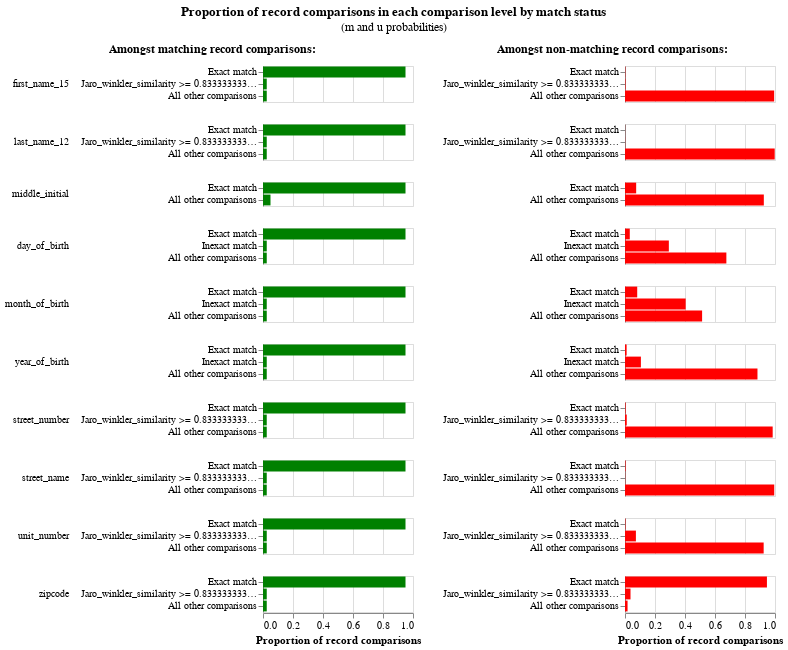

The cell this chart's notebook holds for it:
### Code cell
# Ignore the green bars on the left, these are the m probabilities that haven't been estimated yet
linker.m_u_parameters_chart()

### Figure 1 — Vega-Lite specification as saved in the notebook (floating-point values rounded to 4 significant figures)
{"config": {"view": {"continuousWidth": 300, "continuousHeight": 300, "discreteHeight": 300, "discreteWidth": 400}, "header": {"title": null}, "title": {"anchor": "middle", "offset": 10}}, "hconcat": [{"mark": "bar", "encoding": {"color": {"value": "green"}, "row": {"field": "comparison_name", "header": {"labelAlign": "left", "labelAnchor": "middle", "labelAngle": 0}, "sort": {"field": "comparison_sort_order"}, "type": "nominal"}, "tooltip": [{"field": "m_probability_description", "title": "m probability description", "type": "nominal"}, {"field": "comparison_name", "title": "Comparison column name", "type": "nominal"}, {"field": "label_for_charts", "title": "Label", "type": "ordinal"}, {"field": "sql_condition", "title": "SQL condition", "type": "nominal"}, {"field": "m_probability", "format": ".4p", "title": "m probability", "type": "quantitative"}, {"field": "u_probability", "format": ".4p", "title": "u probability", "type": "quantitative"}, {"field": "bayes_factor", "format": ",.4f", "title": "Bayes factor = m/u", "type": "quantitative"}, {"field": "log2_bayes_factor", "format": ",.4f", "title": "Match weight = log2(m/u)", "type": "quantitative"}], "x": {"axis": {"title": "Proportion of record comparisons"}, "field": "m_probability", "type": "quantitative"}, "y": {"axis": {"title": null}, "field": "label_for_charts", "sort": {"field": "comparison_vector_value", "order": "descending"}, "type": "nominal"}}, "height": {"step": 12}, "resolve": {"scale": {"y": "independent"}}, "title": {"text": "Amongst matching record comparisons:", "fontSize": 12, "fontWeight": "bold"}, "transform": [{"filter": "(datum.bayes_factor != 'no-op filter due to vega lite issue 4680')"}], "width": 150}, {"mark": "bar", "encoding": {"color": {"value": "red"}, "row": {"field": "comparison_name", "header": {"labels": false}, "sort": {"field": "comparison_sort_order"}, "type": "nominal"}, "tooltip": [{"field": "u_probability_description", "title": "u probability description", "type": "nominal"}, {"field": "comparison_name", "title": "Comparison column name", "type": "nominal"}, {"field": "label_for_charts", "title": "Label", "type": "ordinal"}, {"field": "sql_condition", "title": "SQL condition", "type": "nominal"}, {"field": "m_probability", "format": ".4p", "title": "m probability", "type": "quantitative"}, {"field": "u_probability", "format": ".4p", "title": "u probability", "type": "quantitative"}, {"field": "bayes_factor", "format": ",.4f", "title": "Bayes factor = m/u", "type": "quantitative"}, {"field": "log2_bayes_factor", "format": ",.4f", "title": "Match weight = log2(m/u)", "type": "quantitative"}], "x": {"axis": {"title": "Proportion of record comparisons"}, "field": "u_probability", "type": "quantitative"}, "y": {"axis": {"title": null}, "field": "label_for_charts", "sort": {"field": "comparison_vector_value", "order": "descending"}, "type": "nominal"}}, "height": {"step": 12}, "resolve": {"scale": {"y": "independent"}}, "title": {"text": "Amongst non-matching record comparisons:", "fontSize": 12, "fontWeight": "bold"}, "transform": [{"filter": "(datum.bayes_factor != 'no-op filter2 due to vega lite issue 4680')"}], "width": 150}], "data": {"name": "data-6dc4070b62bcbe0bf969187d342de266"}, "title": {"text": "Proportion of record comparisons in each comparison level by match status", "subtitle": "(m and u probabilities)"}, "$schema": "https://vega.github.io/schema/vega-lite/v5.9.3.json", "datasets": {"data-6dc4070b62bcbe0bf969187d342de266": [{"comparison_name": "first_name_15", "sql_condition": "\"first_name_15_l\" = \"first_name_15_r\"", "label_for_charts": "Exact match", "m_probability": 0.95, "u_probability": 0.002261, "m_probability_description": "Amongst matching record comparisons, 95.00% of records are in the exact match comparison level", "u_probability_description": "Amongst non-matching record comparisons, 0.23% of records are in the exact match comparison level", "has_tf_adjustments": false, "tf_adjustment_column": null, "tf_adjustment_weight": 1.0, "is_null_level": false, "bayes_factor": 420.1, "log2_bayes_factor": 8.715, "comparison_vector_value": 2, "max_comparison_vector_value": 2, "bayes_factor_description": "If comparison level is `exact match` then comparison is 420.13 times more likely to be a match", "probability_two_random_records_match": 1.302e-05, "comparison_sort_order": 0}, {"comparison_name": "first_name_15", "sql_condition": "jaro_winkler_similarity(\"first_name_15_l\", \"first_name_15_r\") >= 0.8333333333333334", "label_for_charts": "Jaro_winkler_similarity >= 0.8333333333333334", "m_probability": 0.025, "u_probability": 0.003358, "m_probability_description": "Amongst matching record comparisons, 2.50% of records are in the jaro_winkler_similarity >= 0.8333333333333334 comparison level", "u_probability_description": "Amongst non-matching record comparisons, 0.34% of records are in the jaro_winkler_similarity >= 0.8333333333333334 comparison level", "has_tf_adjustments": false, "tf_adjustment_column": null, "tf_adjustment_weight": 1.0, "is_null_level": false, "bayes_factor": 7.446, "log2_bayes_factor": 2.896, "comparison_vector_value": 1, "max_comparison_vector_value": 2, "bayes_factor_description": "If comparison level is `jaro_winkler_similarity >= 0.8333333333333334` then comparison is 7.45 times more likely to be a match", "probability_two_random_records_match": 1.302e-05, "comparison_sort_order": 0}, {"comparison_name": "first_name_15", "sql_condition": "ELSE", "label_for_charts": "All other comparisons", "m_probability": 0.025, "u_probability": 0.9944, "m_probability_description": "Amongst matching record comparisons, 2.50% of records are in the all other comparisons comparison level", "u_probability_description": "Amongst non-matching record comparisons, 99.44% of records are in the all other comparisons comparison level", "has_tf_adjustments": false, "tf_adjustment_column": null, "tf_adjustment_weight": 1.0, "is_null_level": false, "bayes_factor": 0.02514, "log2_bayes_factor": -5.314, "comparison_vector_value": 0, "max_comparison_vector_value": 2, "bayes_factor_description": "If comparison level is `all other comparisons` then comparison is  39.78 times less likely to be a match", "probability_two_random_records_match": 1.302e-05, "comparison_sort_order": 0}, {"comparison_name": "last_name_12", "sql_condition": "\"last_name_12_l\" = \"last_name_12_r\"", "label_for_charts": "Exact match", "m_probability": 0.95, "u_probability": 0.0007497, "m_probability_description": "Amongst matching record comparisons, 95.00% of records are in the exact match comparison level", "u_probability_description": "Amongst non-matching record comparisons, 0.07% of records are in the exact match comparison level", "has_tf_adjustments": false, "tf_adjustment_column": null, "tf_adjustment_weight": 1.0, "is_null_level": false, "bayes_factor": 1267.0, "log2_bayes_factor": 10.31, "comparison_vector_value": 2, "max_comparison_vector_value": 2, "bayes_factor_description": "If comparison level is `exact match` then comparison is 1,267.18 times more likely to be a match", "probability_two_random_records_match": 1.302e-05, "comparison_sort_order": 1}, {"comparison_name": "last_name_12", "sql_condition": "jaro_winkler_similarity(\"last_name_12_l\", \"last_name_12_r\") >= 0.8333333333333334", "label_for_charts": "Jaro_winkler_similarity >= 0.8333333333333334", "m_probability": 0.025, "u_probability": 0.001209, "m_probability_description": "Amongst matching record comparisons, 2.50% of records are in the jaro_winkler_similarity >= 0.8333333333333334 comparison level", "u_probability_description": "Amongst non-matching record comparisons, 0.12% of records are in the jaro_winkler_similarity >= 0.8333333333333334 comparison level", "has_tf_adjustments": false, "tf_adjustment_column": null, "tf_adjustment_weight": 1.0, "is_null_level": false, "bayes_factor": 20.68, "log2_bayes_factor": 4.37, "comparison_vector_value": 1, "max_comparison_vector_value": 2, "bayes_factor_description": "If comparison level is `jaro_winkler_similarity >= 0.8333333333333334` then comparison is 20.68 times more likely to be a match", "probability_two_random_records_match": 1.302e-05, "comparison_sort_order": 1}, {"comparison_name": "last_name_12", "sql_condition": "ELSE", "label_for_charts": "All other comparisons", "m_probability": 0.025, "u_probability": 0.998, "m_probability_description": "Amongst matching record comparisons, 2.50% of records are in the all other comparisons comparison level", "u_probability_description": "Amongst non-matching record comparisons, 99.80% of records are in the all other comparisons comparison level", "has_tf_adjustments": false, "tf_adjustment_column": null, "tf_adjustment_weight": 1.0, "is_null_level": false, "bayes_factor": 0.02505, "log2_bayes_factor": -5.319, "comparison_vector_value": 0, "max_comparison_vector_value": 2, "bayes_factor_description": "If comparison level is `all other comparisons` then comparison is  39.92 times less likely to be a match", "probability_two_random_records_match": 1.302e-05, "comparison_sort_order": 1}, {"comparison_name": "middle_initial", "sql_condition": "\"middle_initial_l\" = \"middle_initial_r\"", "label_for_charts": "Exact match", "m_probability": 0.95, "u_probability": 0.07447, "m_probability_description": "Amongst matching record comparisons, 95.00% of records are in the exact match comparison level", "u_probability_description": "Amongst non-matching record comparisons, 7.45% of records are in the exact match comparison level", "has_tf_adjustments": false, "tf_adjustment_column": null, "tf_adjustment_weight": 1.0, "is_null_level": false, "bayes_factor": 12.76, "log2_bayes_factor": 3.673, "comparison_vector_value": 1, "max_comparison_vector_value": 1, "bayes_factor_description": "If comparison level is `exact match` then comparison is 12.76 times more likely to be a match", "probability_two_random_records_match": 1.302e-05, "comparison_sort_order": 2}, {"comparison_name": "middle_initial", "sql_condition": "ELSE", "label_for_charts": "All other comparisons", "m_probability": 0.05, "u_probability": 0.9255, "m_probability_description": "Amongst matching record comparisons, 5.00% of records are in the all other comparisons comparison level", "u_probability_description": "Amongst non-matching record comparisons, 92.55% of records are in the all other comparisons comparison level", "has_tf_adjustments": false, "tf_adjustment_column": null, "tf_adjustment_weight": 1.0, "is_null_level": false, "bayes_factor": 0.05402, "log2_bayes_factor": -4.21, "comparison_vector_value": 0, "max_comparison_vector_value": 1, "bayes_factor_description": "If comparison level is `all other comparisons` then comparison is  18.51 times less likely to be a match", "probability_two_random_records_match": 1.302e-05, "comparison_sort_order": 2}, {"comparison_name": "day_of_birth", "sql_condition": "\"day_of_birth_l\" = \"day_of_birth_r\"", "label_for_charts": "Exact match", "m_probability": 0.95, "u_probability": 0.03189, "m_probability_description": "Amongst matching record comparisons, 95.00% of records are in the exact match comparison level", "u_probability_description": "Amongst non-matching record comparisons, 3.19% of records are in the exact match comparison level", "has_tf_adjustments": false, "tf_adjustment_column": null, "tf_adjustment_weight": 1.0, "is_null_level": false, "bayes_factor": 29.79, "log2_bayes_factor": 4.897, "comparison_vector_value": 2, "max_comparison_vector_value": 2, "bayes_factor_description": "If comparison level is `exact match` then comparison is 29.79 times more likely to be a match", "probability_two_random_records_match": 1.302e-05, "comparison_sort_order": 3}, {"comparison_name": "day_of_birth", "sql_condition": "abs(day_of_birth_l - day_of_birth_r) <= 5", "label_for_charts": "Inexact match", "m_probability": 0.025, "u_probability": 0.2923, "m_probability_description": "Amongst matching record comparisons, 2.50% of records are in the inexact match comparison level", "u_probability_description": "Amongst non-matching record comparisons, 29.23% of records are in the inexact match comparison level", "has_tf_adjustments": false, "tf_adjustment_column": null, "tf_adjustment_weight": 1.0, "is_null_level": false, "bayes_factor": 0.08553, "log2_bayes_factor": -3.547, "comparison_vector_value": 1, "max_comparison_vector_value": 2, "bayes_factor_description": "If comparison level is `inexact match` then comparison is  11.69 times less likely to be a match", "probability_two_random_records_match": 1.302e-05, "comparison_sort_order": 3}, {"comparison_name": "day_of_birth", "sql_condition": "ELSE", "label_for_charts": "All other comparisons", "m_probability": 0.025, "u_probability": 0.6758, "m_probability_description": "Amongst matching record comparisons, 2.50% of records are in the all other comparisons comparison level", "u_probability_description": "Amongst non-matching record comparisons, 67.58% of records are in the all other comparisons comparison level", "has_tf_adjustments": false, "tf_adjustment_column": null, "tf_adjustment_weight": 1.0, "is_null_level": false, "bayes_factor": 0.03699, "log2_bayes_factor": -4.757, "comparison_vector_value": 0, "max_comparison_vector_value": 2, "bayes_factor_description": "If comparison level is `all other comparisons` then comparison is  27.03 times less likely to be a match", "probability_two_random_records_match": 1.302e-05, "comparison_sort_order": 3}, {"comparison_name": "month_of_birth", "sql_condition": "\"month_of_birth_l\" = \"month_of_birth_r\"", "label_for_charts": "Exact match", "m_probability": 0.95, "u_probability": 0.0814, "m_probability_description": "Amongst matching record comparisons, 95.00% of records are in the exact match comparison level", "u_probability_description": "Amongst non-matching record comparisons, 8.14% of records are in the exact match comparison level", "has_tf_adjustments": false, "tf_adjustment_column": null, "tf_adjustment_weight": 1.0, "is_null_level": false, "bayes_factor": 11.67, "log2_bayes_factor": 3.545, "comparison_vector_value": 2, "max_comparison_vector_value": 2, "bayes_factor_description": "If comparison level is `exact match` then comparison is 11.67 times more likely to be a match", "probability_two_random_records_match": 1.302e-05, "comparison_sort_order": 4}, {"comparison_name": "month_of_birth", "sql_condition": "abs(month_of_birth_l - month_of_birth_r) <= 3", "label_for_charts": "Inexact match", "m_probability": 0.025, "u_probability": 0.4045, "m_probability_description": "Amongst matching record comparisons, 2.50% of records are in the inexact match comparison level", "u_probability_description": "Amongst non-matching record comparisons, 40.45% of records are in the inexact match comparison level", "has_tf_adjustments": false, "tf_adjustment_column": null, "tf_adjustment_weight": 1.0, "is_null_level": false, "bayes_factor": 0.0618, "log2_bayes_factor": -4.016, "comparison_vector_value": 1, "max_comparison_vector_value": 2, "bayes_factor_description": "If comparison level is `inexact match` then comparison is  16.18 times less likely to be a match", "probability_two_random_records_match": 1.302e-05, "comparison_sort_order": 4}, {"comparison_name": "month_of_birth", "sql_condition": "ELSE", "label_for_charts": "All other comparisons", "m_probability": 0.025, "u_probability": 0.5141, "m_probability_description": "Amongst matching record comparisons, 2.50% of records are in the all other comparisons comparison level", "u_probability_description": "Amongst non-matching record comparisons, 51.41% of records are in the all other comparisons comparison level", "has_tf_adjustments": false, "tf_adjustment_column": null, "tf_adjustment_weight": 1.0, "is_null_level": false, "bayes_factor": 0.04863, "log2_bayes_factor": -4.362, "comparison_vector_value": 0, "max_comparison_vector_value": 2, "bayes_factor_description": "If comparison level is `all other comparisons` then comparison is  20.56 times less likely to be a match", "probability_two_random_records_match": 1.302e-05, "comparison_sort_order": 4}, {"comparison_name": "year_of_birth", "sql_condition": "\"year_of_birth_l\" = \"year_of_birth_r\"", "label_for_charts": "Exact match", "m_probability": 0.95, "u_probability": 0.01081, "m_probability_description": "Amongst matching record comparisons, 95.00% of records are in the exact match comparison level", "u_probability_description": "Amongst non-matching record comparisons, 1.08% of records are in the exact match comparison level", "has_tf_adjustments": false, "tf_adjustment_column": null, "tf_adjustment_weight": 1.0, "is_null_level": false, "bayes_factor": 87.84, "log2_bayes_factor": 6.457, "comparison_vector_value": 2, "max_comparison_vector_value": 2, "bayes_factor_description": "If comparison level is `exact match` then comparison is 87.84 times more likely to be a match", "probability_two_random_records_match": 1.302e-05, "comparison_sort_order": 5}, {"comparison_name": "year_of_birth", "sql_condition": "abs(year_of_birth_l - year_of_birth_r) <= 5", "label_for_charts": "Inexact match", "m_probability": 0.025, "u_probability": 0.106, "m_probability_description": "Amongst matching record comparisons, 2.50% of records are in the inexact match comparison level", "u_probability_description": "Amongst non-matching record comparisons, 10.60% of records are in the inexact match comparison level", "has_tf_adjustments": false, "tf_adjustment_column": null, "tf_adjustment_weight": 1.0, "is_null_level": false, "bayes_factor": 0.2358, "log2_bayes_factor": -2.084, "comparison_vector_value": 1, "max_comparison_vector_value": 2, "bayes_factor_description": "If comparison level is `inexact match` then comparison is  4.24 times less likely to be a match", "probability_two_random_records_match": 1.302e-05, "comparison_sort_order": 5}, {"comparison_name": "year_of_birth", "sql_condition": "ELSE", "label_for_charts": "All other comparisons", "m_probability": 0.025, "u_probability": 0.8832, "m_probability_description": "Amongst matching record comparisons, 2.50% of records are in the all other comparisons comparison level", "u_probability_description": "Amongst non-matching record comparisons, 88.32% of records are in the all other comparisons comparison level", "has_tf_adjustments": false, "tf_adjustment_column": null, "tf_adjustment_weight": 1.0, "is_null_level": false, "bayes_factor": 0.02831, "log2_bayes_factor": -5.143, "comparison_vector_value": 0, "max_comparison_vector_value": 2, "bayes_factor_description": "If comparison level is `all other comparisons` then comparison is  35.33 times less likely to be a match", "probability_two_random_records_match": 1.302e-05, "comparison_sort_order": 5}, {"comparison_name": "street_number", "sql_condition": "\"street_number_l\" = \"street_number_r\"", "label_for_charts": "Exact match", "m_probability": 0.95, "u_probability": 0.003813, "m_probability_description": "Amongst matching record comparisons, 95.00% of records are in the exact match comparison level", "u_probability_description": "Amongst non-matching record comparisons, 0.38% of records are in the exact match comparison level", "has_tf_adjustments": false, "tf_adjustment_column": null, "tf_adjustment_weight": 1.0, "is_null_level": false, "bayes_factor": 249.1, "log2_bayes_factor": 7.961, "comparison_vector_value": 2, "max_comparison_vector_value": 2, "bayes_factor_description": "If comparison level is `exact match` then comparison is 249.15 times more likely to be a match", "probability_two_random_records_match": 1.302e-05, "comparison_sort_order": 6}, {"comparison_name": "street_number", "sql_condition": "jaro_winkler_similarity(\"street_number_l\", \"street_number_r\") >= 0.8333333333333334", "label_for_charts": "Jaro_winkler_similarity >= 0.8333333333333334", "m_probability": 0.025, "u_probability": 0.01161, "m_probability_description": "Amongst matching record comparisons, 2.50% of records are in the jaro_winkler_similarity >= 0.8333333333333334 comparison level", "u_probability_description": "Amongst non-matching record comparisons, 1.16% of records are in the jaro_winkler_similarity >= 0.8333333333333334 comparison level", "has_tf_adjustments": false, "tf_adjustment_column": null, "tf_adjustment_weight": 1.0, "is_null_level": false, "bayes_factor": 2.154, "log2_bayes_factor": 1.107, "comparison_vector_value": 1, "max_comparison_vector_value": 2, "bayes_factor_description": "If comparison level is `jaro_winkler_similarity >= 0.8333333333333334` then comparison is 2.15 times more likely to be a match", "probability_two_random_records_match": 1.302e-05, "comparison_sort_order": 6}, {"comparison_name": "street_number", "sql_condition": "ELSE", "label_for_charts": "All other comparisons", "m_probability": 0.025, "u_probability": 0.9846, "m_probability_description": "Amongst matching record comparisons, 2.50% of records are in the all other comparisons comparison level", "u_probability_description": "Amongst non-matching record comparisons, 98.46% of records are in the all other comparisons comparison level", "has_tf_adjustments": false, "tf_adjustment_column": null, "tf_adjustment_weight": 1.0, "is_null_level": false, "bayes_factor": 0.02539, "log2_bayes_factor": -5.3, "comparison_vector_value": 0, "max_comparison_vector_value": 2, "bayes_factor_description": "If comparison level is `all other comparisons` then comparison is  39.38 times less likely to be a match", "probability_two_random_records_match": 1.302e-05, "comparison_sort_order": 6}, {"comparison_name": "street_name", "sql_condition": "\"street_name_l\" = \"street_name_r\"", "label_for_charts": "Exact match", "m_probability": 0.95, "u_probability": 0.003549, "m_probability_description": "Amongst matching record comparisons, 95.00% of records are in the exact match comparison level", "u_probability_description": "Amongst non-matching record comparisons, 0.35% of records are in the exact match comparison level", "has_tf_adjustments": false, "tf_adjustment_column": null, "tf_adjustment_weight": 1.0, "is_null_level": false, "bayes_factor": 267.7, "log2_bayes_factor": 8.064, "comparison_vector_value": 2, "max_comparison_vector_value": 2, "bayes_factor_description": "If comparison level is `exact match` then comparison is 267.67 times more likely to be a match", "probability_two_random_records_match": 1.302e-05, "comparison_sort_order": 7}, {"comparison_name": "street_name", "sql_condition": "jaro_winkler_similarity(\"street_name_l\", \"street_name_r\") >= 0.8333333333333334", "label_for_charts": "Jaro_winkler_similarity >= 0.8333333333333334", "m_probability": 0.025, "u_probability": 0.001533, "m_probability_description": "Amongst matching record comparisons, 2.50% of records are in the jaro_winkler_similarity >= 0.8333333333333334 comparison level", "u_probability_description": "Amongst non-matching record comparisons, 0.15% of records are in the jaro_winkler_similarity >= 0.8333333333333334 comparison level", "has_tf_adjustments": false, "tf_adjustment_column": null, "tf_adjustment_weight": 1.0, "is_null_level": false, "bayes_factor": 16.31, "log2_bayes_factor": 4.027, "comparison_vector_value": 1, "max_comparison_vector_value": 2, "bayes_factor_description": "If comparison level is `jaro_winkler_similarity >= 0.8333333333333334` then comparison is 16.31 times more likely to be a match", "probability_two_random_records_match": 1.302e-05, "comparison_sort_order": 7}, {"comparison_name": "street_name", "sql_condition": "ELSE", "label_for_charts": "All other comparisons", "m_probability": 0.025, "u_probability": 0.9949, "m_probability_description": "Amongst matching record comparisons, 2.50% of records are in the all other comparisons comparison level", "u_probability_description": "Amongst non-matching record comparisons, 99.49% of records are in the all other comparisons comparison level", "has_tf_adjustments": false, "tf_adjustment_column": null, "tf_adjustment_weight": 1.0, "is_null_level": false, "bayes_factor": 0.02513, "log2_bayes_factor": -5.315, "comparison_vector_value": 0, "max_comparison_vector_value": 2, "bayes_factor_description": "If comparison level is `all other comparisons` then comparison is  39.80 times less likely to be a match", "probability_two_random_records_match": 1.302e-05, "comparison_sort_order": 7}, {"comparison_name": "unit_number", "sql_condition": "\"unit_number_l\" = \"unit_number_r\"", "label_for_charts": "Exact match", "m_probability": 0.95, "u_probability": 0.00283, "m_probability_description": "Amongst matching record comparisons, 95.00% of records are in the exact match comparison level", "u_probability_description": "Amongst non-matching record comparisons, 0.28% of records are in the exact match comparison level", "has_tf_adjustments": false, "tf_adjustment_column": null, "tf_adjustment_weight": 1.0, "is_null_level": false, "bayes_factor": 335.7, "log2_bayes_factor": 8.391, "comparison_vector_value": 2, "max_comparison_vector_value": 2, "bayes_factor_description": "If comparison level is `exact match` then comparison is 335.73 times more likely to be a match", "probability_two_random_records_match": 1.302e-05, "comparison_sort_order": 8}, {"comparison_name": "unit_number", "sql_condition": "jaro_winkler_similarity(\"unit_number_l\", \"unit_number_r\") >= 0.8333333333333334", "label_for_charts": "Jaro_winkler_similarity >= 0.8333333333333334", "m_probability": 0.025, "u_probability": 0.07272, "m_probability_description": "Amongst matching record comparisons, 2.50% of records are in the jaro_winkler_similarity >= 0.8333333333333334 comparison level", "u_probability_description": "Amongst non-matching record comparisons, 7.27% of records are in the jaro_winkler_similarity >= 0.8333333333333334 comparison level", "has_tf_adjustments": false, "tf_adjustment_column": null, "tf_adjustment_weight": 1.0, "is_null_level": false, "bayes_factor": 0.3438, "log2_bayes_factor": -1.54, "comparison_vector_value": 1, "max_comparison_vector_value": 2, "bayes_factor_description": "If comparison level is `jaro_winkler_similarity >= 0.8333333333333334` then comparison is  2.91 times less likely to be a match", "probability_two_random_records_match": 1.302e-05, "comparison_sort_order": 8}, {"comparison_name": "unit_number", "sql_condition": "ELSE", "label_for_charts": "All other comparisons", "m_probability": 0.025, "u_probability": 0.9244, "m_probability_description": "Amongst matching record comparisons, 2.50% of records are in the all other comparisons comparison level", "u_probability_description": "Amongst non-matching record comparisons, 92.44% of records are in the all other comparisons comparison level", "has_tf_adjustments": false, "tf_adjustment_column": null, "tf_adjustment_weight": 1.0, "is_null_level": false, "bayes_factor": 0.02704, "log2_bayes_factor": -5.209, "comparison_vector_value": 0, "max_comparison_vector_value": 2, "bayes_factor_description": "If comparison level is `all other comparisons` then comparison is  36.98 times less likely to be a match", "probability_two_random_records_match": 1.302e-05, "comparison_sort_order": 8}, {"comparison_name": "zipcode", "sql_condition": "\"zipcode_l\" = \"zipcode_r\"", "label_for_charts": "Exact match", "m_probability": 0.95, "u_probability": 0.9462, "m_probability_description": "Amongst matching record comparisons, 95.00% of records are in the exact match comparison level", "u_probability_description": "Amongst non-matching record comparisons, 94.62% of records are in the exact match comparison level", "has_tf_adjustments": false, "tf_adjustment_column": null, "tf_adjustment_weight": 1.0, "is_null_level": false, "bayes_factor": 1.004, "log2_bayes_factor": 0.005772, "comparison_vector_value": 2, "max_comparison_vector_value": 2, "bayes_factor_description": "If comparison level is `exact match` then comparison is 1.00 times more likely to be a match", "probability_two_random_records_match": 1.302e-05, "comparison_sort_order": 9}, {"comparison_name": "zipcode", "sql_condition": "jaro_winkler_similarity(\"zipcode_l\", \"zipcode_r\") >= 0.8333333333333334", "label_for_charts": "Jaro_winkler_similarity >= 0.8333333333333334", "m_probability": 0.025, "u_probability": 0.03672, "m_probability_description": "Amongst matching record comparisons, 2.50% of records are in the jaro_winkler_similarity >= 0.8333333333333334 comparison level", "u_probability_description": "Amongst non-matching record comparisons, 3.67% of records are in the jaro_winkler_similarity >= 0.8333333333333334 comparison level", "has_tf_adjustments": false, "tf_adjustment_column": null, "tf_adjustment_weight": 1.0, "is_null_level": false, "bayes_factor": 0.6809, "log2_bayes_factor": -0.5546, "comparison_vector_value": 1, "max_comparison_vector_value": 2, "bayes_factor_description": "If comparison level is `jaro_winkler_similarity >= 0.8333333333333334` then comparison is  1.47 times less likely to be a match", "probability_two_random_records_match": 1.302e-05, "comparison_sort_order": 9}, {"comparison_name": "zipcode", "sql_condition": "ELSE", "label_for_charts": "All other comparisons", "m_probability": 0.025, "u_probability": 0.01707, "m_probability_description": "Amongst matching record comparisons, 2.50% of records are in the all other comparisons comparison level", "u_probability_description": "Amongst non-matching record comparisons, 1.71% of records are in the all other comparisons comparison level", "has_tf_adjustments": false, "tf_adjustment_column": null, "tf_adjustment_weight": 1.0, "is_null_level": false, "bayes_factor": 1.464, "log2_bayes_factor": 0.5501, "comparison_vector_value": 0, "max_comparison_vector_value": 2, "bayes_factor_description": "If comparison level is `all other comparisons` then comparison is 1.46 times more likely to be a match", "probability_two_random_records_match": 1.302e-05, "comparison_sort_order": 9}]}}
